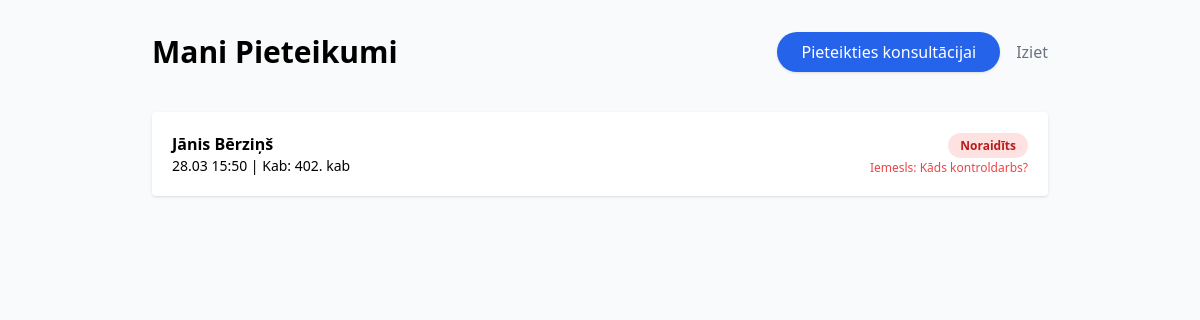
Page /skolens (signed in) on the committed database.
### models.py (models this page shows)
class Pieteikums(db.Model):
    id = db.Column(db.Integer, primary_key=True)
    konsultacija_id = db.Column(db.Integer, db.ForeignKey('konsultacija.id'), nullable=False)
    skolens_id = db.Column(db.Integer, db.ForeignKey('user.id'), nullable=False)
    iemesls = db.Column(db.Text, nullable=False)
    statuss = db.Column(db.String(20), default='Gaidīšanā') # Gaidīšanā, Pieņemts, Noraidīts
    atteikuma_iemesls = db.Column(db.Text, nullable=True)
    skolens = db.relationship('User', backref='pieteikumi')
    konsultacija = db.relationship('Konsultacija', backref='pieteikumi')

class User(db.Model, UserMixin):
    id = db.Column(db.Integer, primary_key=True)
    username = db.Column(db.String(50), unique=True, nullable=False)
    password = db.Column(db.String(200), nullable=False)
    vards = db.Column(db.String(50), nullable=False)
    uzvards = db.Column(db.String(50), nullable=False)
    loma = db.Column(db.String(20), nullable=False) # admin, skolotajs, skolens
    prieksmets = db.Column(db.String(50), nullable=True)

class Konsultacija(db.Model):
    id = db.Column(db.Integer, primary_key=True)
    skolotajs_id = db.Column(db.Integer, db.ForeignKey('user.id'), nullable=False)
    datums_laiks = db.Column(db.DateTime, nullable=False)
    kabinets = db.Column(db.String(20), nullable=False)
    skolotajs = db.relationship('User', backref='konsultacijas')

### app.py (the view)
@app.route('/skolens')
@login_required
def skolens_dashboard():
    pieteikumi = Pieteikums.query.filter_by(skolens_id=current_user.id).all()
    return render_template('skolens.html', pieteikumi=pieteikumi)

### app.py (called while the page is built)
@login_manager.user_loader
def load_user(user_id):
    return User.query.get(int(user_id))

### templates/skolens.html (shortened to what this page needs)
<!DOCTYPE html>
<html lang="lv">
<head>
    <script src="https://cdn.tailwindcss.com"></script>
</head>
<body class="bg-gray-50 p-8">
    <div class="max-w-4xl mx-auto">
        <div class="flex justify-between items-center mb-10">
            <h1 class="text-3xl font-bold">Mani Pieteikumi</h1>
            <div class="flex gap-4">
                <a href="/kalendars" class="bg-blue-600 text-white px-6 py-2 rounded-full shadow hover:bg-blue-700">Pieteikties konsultācijai</a>
                <a href="/logout" class="text-gray-500 mt-2">Iziet</a>
            </div>
        </div>
        <div class="grid gap-4">
            {% for p in pieteikumi %}
            <div class="bg-white p-5 rounded shadow flex justify-between items-center">
                <div>
                    <h2 class="font-bold">{{ p.konsultacija.skolotajs.vards }} {{ p.konsultacija.skolotajs.uzvards }}</h2>
                    <p class="text-sm">{{ p.konsultacija.datums_laiks.strftime('%d.%m %H:%M') }} | Kab: {{ p.konsultacija.kabinets }}</p>
                </div>
                <div class="text-right">
                    <span class="px-3 py-1 rounded-full text-xs font-bold
                        {% if p.statuss == 'Pieņemts' %}bg-green-100 text-green-700
                        {% elif p.statuss == 'Noraidīts' %}bg-red-100 text-red-700
                        {% else %}bg-yellow-100 text-yellow-700{% endif %}">
                        {{ p.statuss }}
                    </span>
                    {% if p.atteikuma_iemesls %}
                    <p class="text-xs text-red-500 mt-1 max-w-xs">Iemesls: {{ p.atteikuma_iemesls }}</p>
                    {% endif %}
                </div>
            </div>
            {% else %}
            <p class="text-center text-gray-500 italic mt-10">Jums vēl nav neviena pieteikuma.</p>
            {% endfor %}
        </div>
    </div>
</body>
</html>

### rows in the picture
Pieteikums: konsultacija.skolotajs.vards "Jānis", konsultacija.skolotajs.uzvards "Bērziņš", konsultacija.datums_laiks "28.03 15:50", konsultacija.kabinets "402. kab", statuss "Noraidīts", atteikuma_iemesls "Kāds kontroldarbs?"
